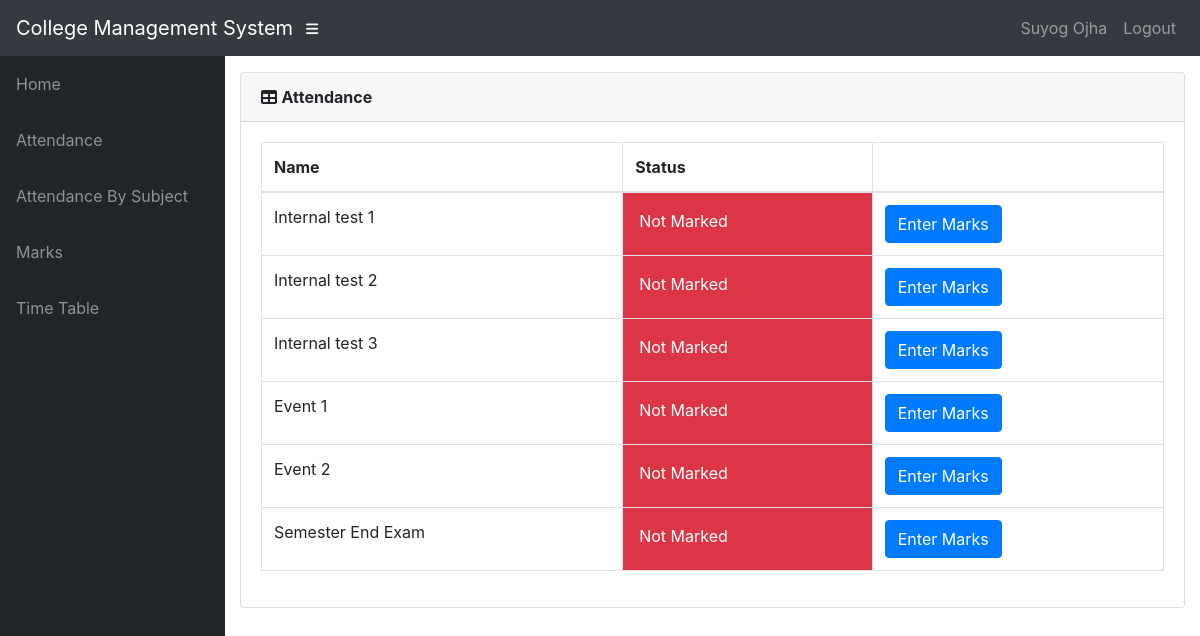
The page /info/teacher/41/marks_list/ (signed in) on the database its author committed.
### info/models.py (models this page shows, shortened)
class User(AbstractUser):
    @property
    def is_student(self):
        if hasattr(self, 'student'):
            return True
        return False

class Student(models.Model):
    user = models.OneToOneField(User, on_delete=models.CASCADE, null=True)
    class_id = models.ForeignKey(Class, on_delete=models.CASCADE, default=1)
    USN = models.CharField(primary_key='True', max_length=100)
    name = models.CharField(max_length=200)
    sex = models.CharField(max_length=50, choices=sex_choice, default='Male')
    DOB = models.DateField(default='1998-01-01')

class MarksClass(models.Model):
    assign = models.ForeignKey(Assign, on_delete=models.CASCADE)
    name = models.CharField(max_length=50, choices=test_name, default='Internal test 1')
    status = models.BooleanField(default='False')
    class Meta:
        unique_together = (('assign', 'name'),)

### info/views.py (the view)
# urls.py: path('teacher/<int:assign_id>/marks_list/', views.t_marks_list, name='t_marks_list'),
@login_required()
def t_marks_list(request, assign_id):
    ass = get_object_or_404(Assign, id=assign_id)
    m_list = MarksClass.objects.filter(assign=ass)
    return render(request, 'info/t_marks_list.html', {'m_list': m_list})

### info/templates/info/t_marks_list.html
{% extends 'info/base.html' %}
{% block content %}
    <div class="card mb-3">
        <div class="card-header">
              <i class="fas fa-table"></i>
            <b>Attendance</b></div>
            <div class="card-body">
              <div class="table-responsive">
                <table class="table table-bordered" id="dataTable" width="100%" cellspacing="0">
                  <thead>
                    <tr>
                        <th>Name</th>
                        <th>Status</th>
                        <th></th>
                    </tr>
                  </thead>
                  <tbody>
                    {% for m in m_list %}
                    <tr>
                        <td>{{ m.name }}</td>
                        {% if not m.status %}
                            <td class="p-3 mb-2 bg-danger text-white">Not Marked</td>
                            <td>
                                <a class="btn btn-primary" href="{% url 't_marks_entry' m.id %}" role="button">Enter Marks</a>
                            </td>
                        {% else %}
                            <td class="p-3 mb-2 bg-success text-white">Marked</td>
                            <td><a class="btn btn-warning" href="{% url 'edit_marks' m.id %}" role="button">Edit Marks</a> </td>
                        {% endif %}
                    </tr>
                    {% empty %}
                            <p>student has no courses</p>
                    {% endfor %}
                  </tbody>
                </table>
              </div>
        </div>
    </div>
{% endblock %}

### info/templates/info/base.html (shortened to what this page needs)
<!DOCTYPE html>
<html lang="en">
  <head>
      {% load static %}
    <link href="{% static '/info/bootstrap/vendor/bootstrap/css/bootstrap.min.css' %}" rel="stylesheet">
    <link href="{% static '/info/bootstrap/vendor/fontawesome-free/css/all.min.css' %}" rel="stylesheet" type="text/css">
    <link href="{% static '/info/bootstrap/vendor/datatables/dataTables.bootstrap4.css' %}" rel="stylesheet">
    <link href="{% static '/info/bootstrap/css/sb-admin.css' %}" rel="stylesheet">
  </head>
  <body id="page-top">
    <nav class="navbar navbar-expand navbar-dark bg-dark static-top">
      <a class="navbar-brand mr-1" href="{% url 'index' %}">College Management System</a>
      <button class="btn btn-link btn-sm text-white order-1 order-sm-0" id="sidebarToggle" href="#">
        <i class="fas fa-bars"></i>
      </button>
        <div class="collapse navbar-collapse" id="navbarResponsive">
          <ul class="navbar-nav ml-auto">
            <li class="nav-item">
                {% if request.user.is_student %}
                    <a class="nav-link text-capitalize">{{ request.user.student.name }}</a>
                {% elif request.user.is_teacher %}
                    <a class="nav-link text-capitalize">{{ request.user.teacher.name }}</a>
                {% endif %}
            </li>
            <li class="nav-item">
                <a class="nav-link" href="#" data-toggle="modal" data-target="#logoutModal">Logout</a>
            </li>
          </ul>
        </div>
    </nav>
    <div id="wrapper">
      <ul class="sidebar navbar-nav">
            <li class="nav-item">
              <a class="nav-link" href="{% url 'index' %}">
                <span>Home</span>
              </a>
            </li>
        {% if request.user.is_student %}
            <li class="nav-item">
              <a class="nav-link" href="{% url 'attendance' request.user.student.USN %}">
                <span>Attendance</span>
              </a>
            </li>
            <li class="nav-item">
              <a class="nav-link" href="{% url 'attendance' request.user.student.USN %}">
                <span>Attendance By Subject</span>
              </a>
            </li>
            <li class="nav-item">
              <a class="nav-link" href="{% url 'marks_list' request.user.student.USN %}">
                <span>Marks</span>
              </a>
            </li>
              <li class="nav-item">
              <a class="nav-link" href="{% url 'timetable' request.user.student.class_id_id %}">
                <span>Time Table</span>
              </a>
            </li>
        {% endif %}
      </ul>
      <div id="content-wrapper">
        <div class="container-fluid">
            {% block content %}
            {% endblock %}
        </div>
      </div>
    </div>
  </body>
</html>

### rows shown on the page
User: user.student.name "Suyog Ojha"
MarksClass: name "Internal test 1", status "Not Marked"
MarksClass: name "Internal test 2", status "Not Marked"
MarksClass: name "Internal test 3", status "Not Marked"
MarksClass: name "Event 1", status "Not Marked"
MarksClass: name "Event 2", status "Not Marked"
MarksClass: name "Semester End Exam", status "Not Marked"
